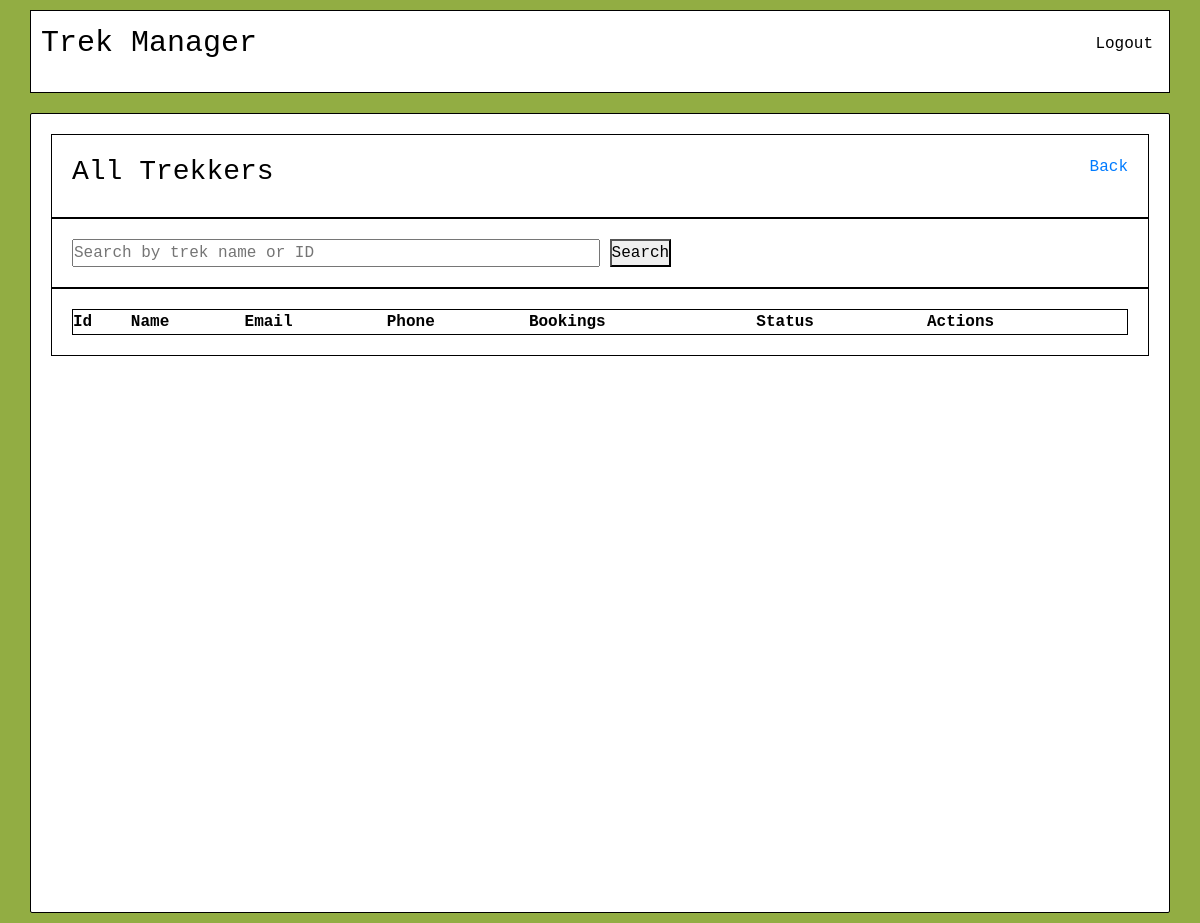
The app's page /admin/view_trekkers (signed in), older data.
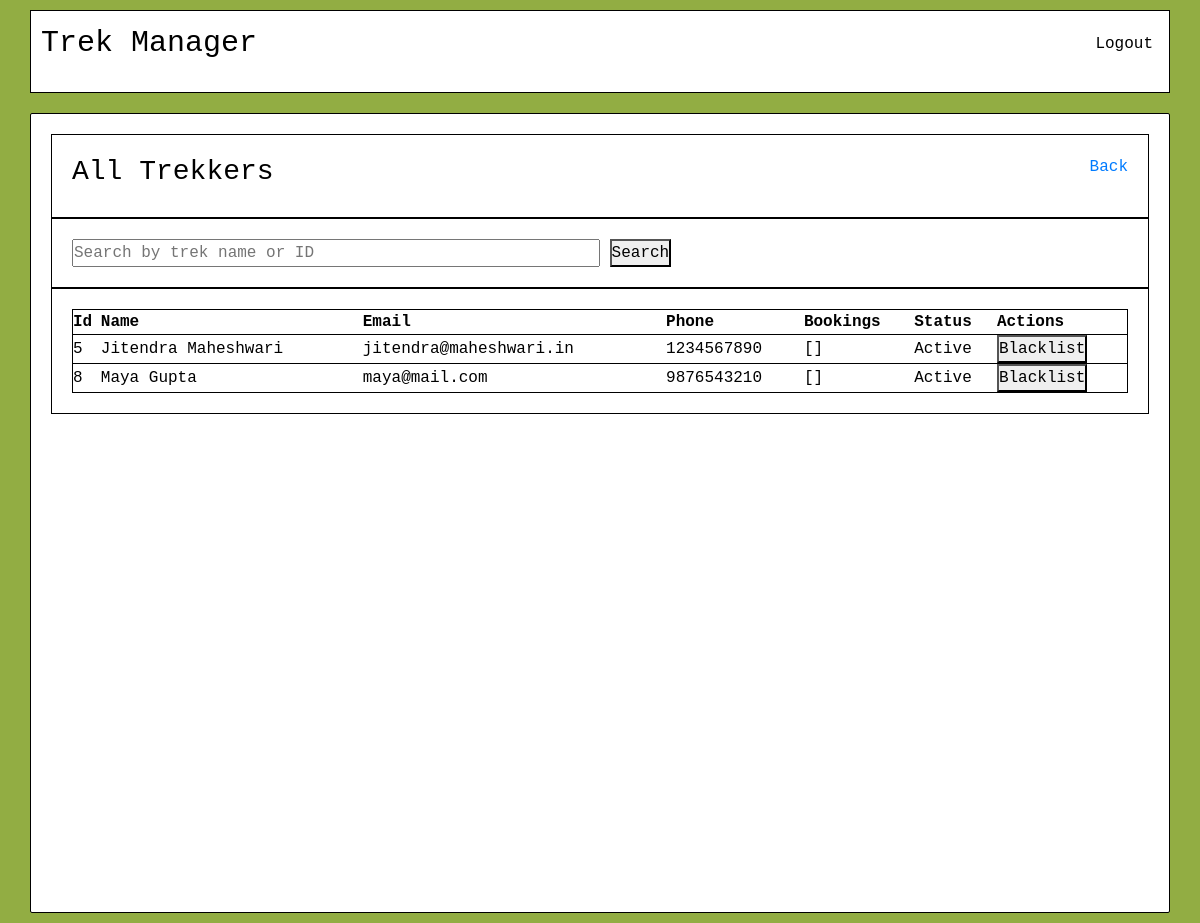
The same page, newer data.
### models.py (models this page shows)
class User(db.Model):
    __tablename__ = "users"
    id = db.Column(db.Integer, primary_key=True)
    name = db.Column(db.String(100), nullable=False)
    email = db.Column(db.String(120), unique=True, nullable=False)
    password = db.Column(db.String(200), nullable=False)
    contact = db.Column(db.String(20), nullable=True)
    role = db.Column(db.String(20), nullable=False, default="Trekker")
    is_blacklisted = db.Column(db.Boolean, default=False, nullable=False)
    treks_managed = db.relationship("Trek", backref="manager", lazy=True)
    bookings = db.relationship("Booking", backref="trekker", lazy=True, cascade="all, delete-orphan")
    staff_profile = db.relationship("StaffProfile", backref="user", uselist=False, cascade="all, delete-orphan")

### admin.py (the view)
@admin.route("/view_trekkers", methods=['POST', 'GET'])
def view_trekkers():
    search = request.args.get('search', "")
    query = User.query.filter_by(role="Trekker")
    if search:
        if search.isdigit():
            query = query.filter(User.id == int(search))
        else:
            query = query.filter(User.name.ilike(f"%{search}%"))
    all_trekkers = query.all()
    return render_template("admin/view_trekkers.html", all_trekkers=all_trekkers, search=search)

### admin.py (called while the page is built)
@admin.before_request
def check_admin():
    if not session.get('user_id'):
        flash("Please log in to continue.", "error")
        return redirect(url_for('auth.login'))
    if session.get('role') != "Admin":
        flash("Unauthorised access.", "warning")
        return redirect(url_for('auth.login'))

### templates/admin/view_trekkers.html (shortened to what this page needs)
{% extends "base.html" %}
{% block content %}
    <div class="dash-container">
        <div class="admin-dash-head">
            <h3>All Trekkers</h3>
            <a href="{{ url_for('admin.dashboard') }}">Back</a>
        </div>
        <div class="search-box">
            <form action="{{ url_for('admin.view_trekkers') }}" method="GET">
                <input type="text" name="search" value="{{ search }}" placeholder="Search by trek name or ID">
                <button type="submit">Search</button>
            </form>
        </div>
        <div class="list-box">
            <div class="trek-list">
                <table>
                    <thead>
                        <tr>
                            <th>Id</th>
                            <th>Name</th>
                            <th>Email</th>
                            <th>Phone</th>
                            <th>Bookings</th>
                            <th>Status</th>
                            <th>Actions</th>
                        </tr>
                    </thead>
                    <tbody>
                        {% for trekker in all_trekkers %}
                            <tr>
                                <td>{{ trekker.id }}</td>
                                <td>{{ trekker.name }}</td>
                                <td>{{ trekker.email}}</td>
                                <td>{{ trekker.contact }}</td>
                                <td>{{ trekker.bookings }}</td>
                                <td>{{ "Blacklisted" if trekker.is_blacklisted else "Active" }}</td>
                                {% if not trekker.is_blacklisted %}
                                    <td>
                                        <form action="{{ url_for('admin.blacklist_user', user_id=trekker.id) }}" method="POST">
                                            <button type="submit">Blacklist</button>
                                        </form>
                                    </td>
                                {% else %}
                                    <td>
                                        <form action="{{ url_for('admin.unblacklist_user', user_id=trekker.id) }}" method="POST">
                                            <button type="submit">Unblacklist</button>
                                        </form>
                                    </td>
                                {% endif %}
                            </tr>
                        {% endfor %}
                    </tbody>
                </table>
            </div>
        </div>
    </div>
{% endblock %}

Row changes from the older to the newer data that the page shows:
added User: id "5", name "Jitendra Maheshwari", email "jitendra@maheshwari.in", contact "1234567890", bookings "[]", is_blacklisted "Active"
added User: id "8", name "Maya Gupta", email "maya@mail.com", contact "9876543210", bookings "[]", is_blacklisted "Active"
